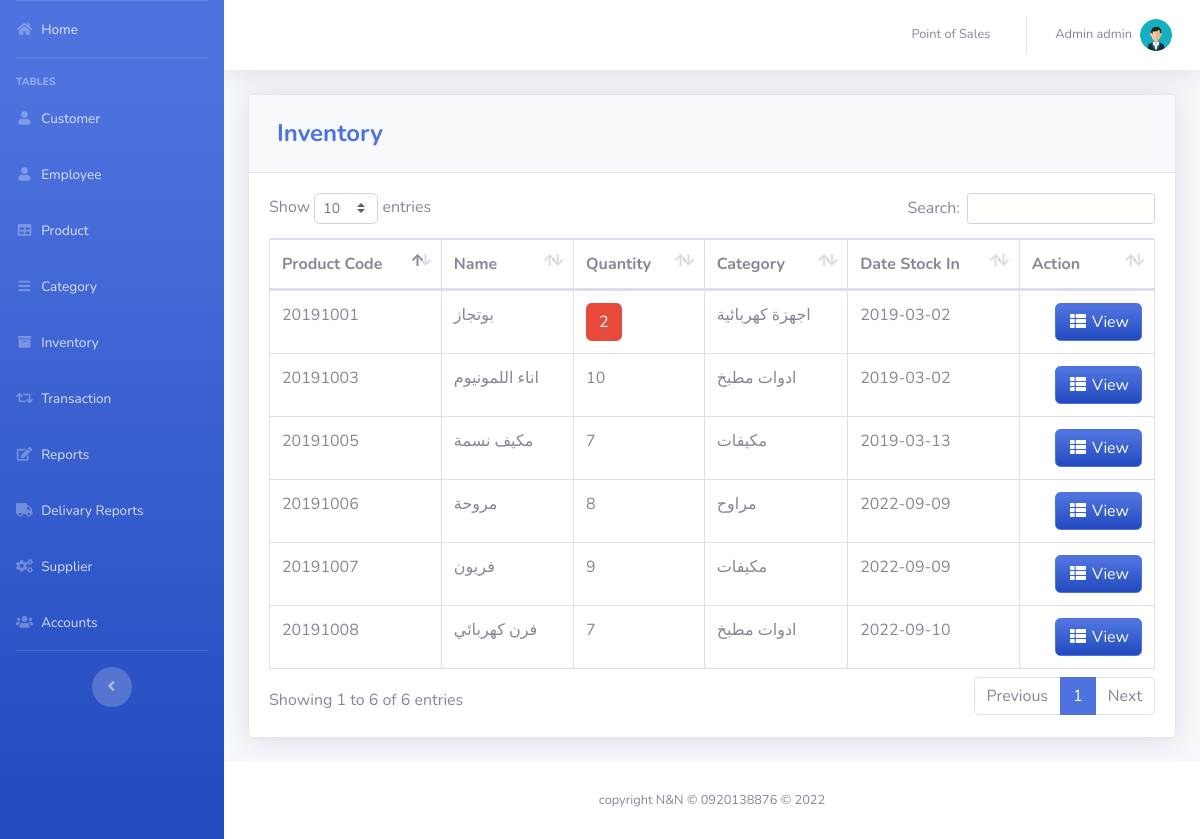
Page /pages/inventory.php (signed in) on the committed database.
### tables this page shows
CREATE TABLE `product` (
  `PRODUCT_ID` int(11) NOT NULL,
  `PRODUCT_CODE` varchar(20) NOT NULL,
  `NAME` varchar(50) DEFAULT NULL,
  `DESCRIPTION` varchar(250) NOT NULL,
  `QTY_STOCK` int(50) DEFAULT 0,
  `ON_HAND` int(250) NOT NULL DEFAULT 0,
  `PRICE` int(50) DEFAULT NULL,
  `CATEGORY_ID` int(11) DEFAULT NULL,
  `SUPPLIER_ID` int(11) DEFAULT NULL,
  `DATE_STOCK_IN` varchar(50) NOT NULL,
  `PRO_DEL` int(11) NOT NULL DEFAULT 0
);

CREATE TABLE `category` (
  `CATEGORY_ID` int(11) NOT NULL,
  `CNAME` varchar(50) DEFAULT NULL,
  `CAT_DEL` int(11) NOT NULL DEFAULT 0
);

### pages/inventory.php (the view, shortened to what this page needs)
<?php
include'../includes/connection.php';
include'../includes/sidebar.php';
?>
            <div class="card shadow mb-4">
            <div class="card-header py-3">
              <h4 class="m-2 font-weight-bold text-primary">Inventory</h4>
            </div>
            <div class="card-body">
              <div class="table-responsive">
                <table class="table table-bordered" id="dataTable" width="100%" cellspacing="0">
               <thead>
                   <tr>
                     <th>Product Code</th>
                     <th>Name</th>
                     <th>Quantity</th>
                     <th>Category</th>
                     <th>Date Stock In</th>
                     <th>Action</th>
                   </tr>
               </thead>
          <tbody>
<?php
 $query = 'SELECT PRODUCT_ID, PRODUCT_CODE, `NAME`, `QTY_STOCK`, `ON_HAND`, CNAME, DATE_STOCK_IN FROM product p join category c on p.CATEGORY_ID=c.CATEGORY_ID where p.PRO_DEL = 0 GROUP BY PRODUCT_CODE';
        $result = mysqli_query($db, $query) or die (mysqli_error($db));
            while ($row = mysqli_fetch_assoc($result)) {
                echo '<tr>';
                echo '<td>'. $row['PRODUCT_CODE'].'</td>';
                echo '<td>'. $row['NAME'].'</td>';?>
                <td>
                <?php
                $qty = $row['QTY_STOCK'];
                if($qty <= 2){
                  echo '<button class="btn btn-danger">'  .$qty .'</button>';
                }else{
                  echo $qty;
                }
                ?>
              </td>
                <?php
                echo '<td>'. $row['CNAME'].'</td>';
                echo '<td>'. $row['DATE_STOCK_IN'].'</td>';
                      echo '<td align="right">
                              <a type="button" class="btn btn-primary bg-gradient-primary" href="inv_searchfrm.php?action=edit & id='.$row['PRODUCT_CODE'] . '"><i class="fas fa-fw fa-th-list"></i> View</a>
                          </div> </td>';
                        }
?>
                        </div>
<?php
include'../includes/footer.php';
?>

### rows in the picture
product: PRODUCT_CODE "20191001", NAME "بوتجاز", QTY_STOCK "2", CATEGORY_ID.CNAME "اجهزة كهربائية", DATE_STOCK_IN "2019-03-02"
product: PRODUCT_CODE "20191003", NAME "اناء اللمونيوم", QTY_STOCK "10", CATEGORY_ID.CNAME "ادوات مطبخ", DATE_STOCK_IN "2019-03-02"
product: PRODUCT_CODE "20191005", NAME "مكيف نسمة", QTY_STOCK "7", CATEGORY_ID.CNAME "مكيفات", DATE_STOCK_IN "2019-03-13"
product: PRODUCT_CODE "20191006", NAME "مروحة", QTY_STOCK "8", CATEGORY_ID.CNAME "مراوح", DATE_STOCK_IN "2022-09-09"
product: PRODUCT_CODE "20191007", NAME "فريون", QTY_STOCK "9", CATEGORY_ID.CNAME "مكيفات", DATE_STOCK_IN "2022-09-09"
product: PRODUCT_CODE "20191008", NAME "فرن كهربائي", QTY_STOCK "7", CATEGORY_ID.CNAME "ادوات مطبخ", DATE_STOCK_IN "2022-09-10"

### other values in the picture
$_SESSION['FIRST_NAME'] "Admin"
$_SESSION['LAST_NAME'] "admin"
